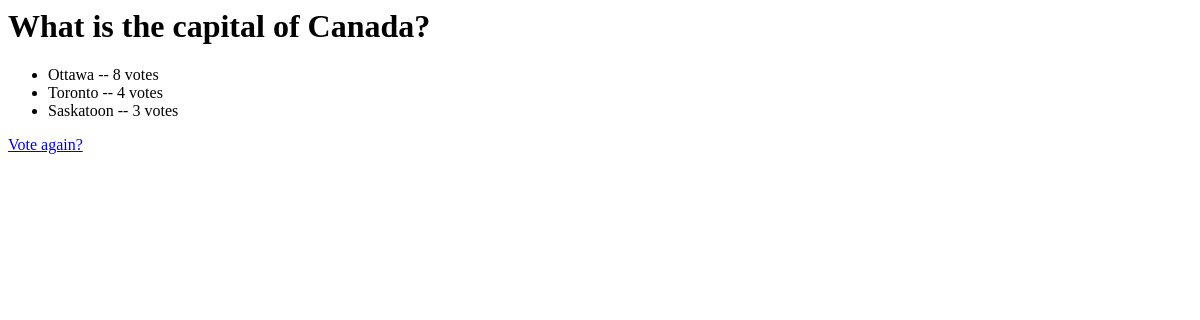
/polls/1/results/, run on an earlier commit of the app's database.
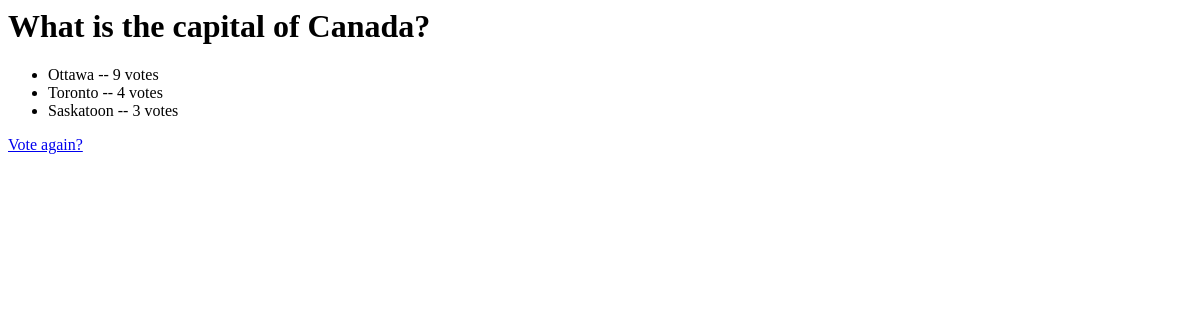
And on a later commit of the database.
### polls/models.py (models this page shows, shortened)
class Choice(models.Model):
    question = models.ForeignKey(Question, on_delete=models.CASCADE)
    choice_text = models.CharField(max_length=200)
    votes = models.IntegerField(default=0)

### polls/views.py (the view)
# urls.py: path('<int:pk>/results/', views.ResultsView.as_view(), name='results'),
class ResultsView(generic.DetailView):
    template_name = 'polls/results.html'
    model = Question

### polls/templates/polls/results.html
<h1>{{ question.question_text }}</h1>
<ul>
{% for choice in question.choice_set.all %}
    <li>{{ choice.choice_text }} -- {{ choice.votes }} vote{{ choice.votes|pluralize }}</li>
{% endfor %}
</ul>
<a href="{% url 'polls:detail' question.id %}">Vote again?</a>

What changed in the data, as far as the page shows it:
changed Choice "Ottawa": votes "8" → "9"
